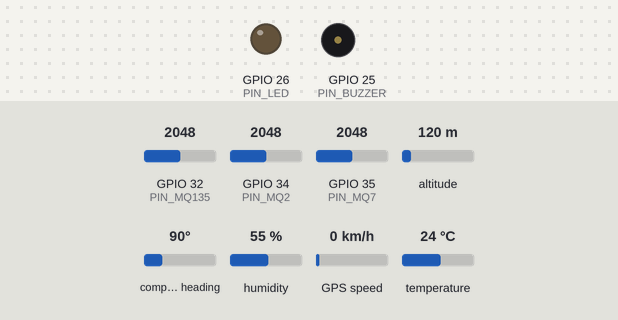
Simulated run of this sketch. Board: ESP32. Shown: output pins drawn as LEDs (lit = HIGH), buzzer (waves = sounding, pin HIGH). The test bench sets the inputs (shaded band); at power-on: GPIO 32 (PIN_MQ135) = 2048, GPIO 34 (PIN_MQ2) = 2048, GPIO 35 (PIN_MQ7) = 2048, altitude 120 m, compass heading 90°, humidity 55 %, GPS speed 0 km/h, temperature 24 °C. WiFi joins after 1.5 s; servers stay silent unless stated; uploads are accepted with an empty reply; the GPS gets a fix after 3 s at 37.7749, -122.4194 with 8 satellites; what the sketch prints to the serial monitor is not drawn.

Above: at 4.1 s.
At 5.77 s:
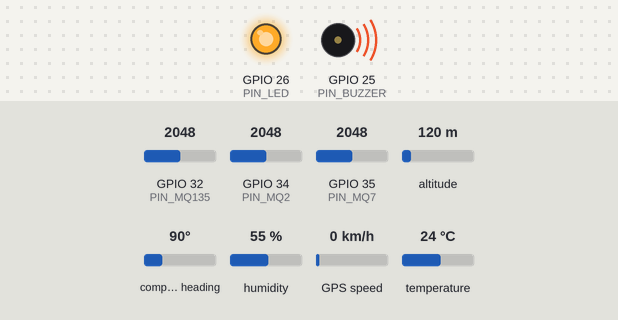
Timing chart, 0 to 6.1 s (numbered marks = the images above):
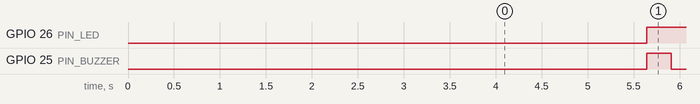

The sketch:

dht11_supabase_esp32.ino
```cpp
/*
 * ==============================================================================
 *  Project : IOT BASED SMART SAFETY HELMET FOR MINE WORKERS
 *  Board   : ESP32 Dev Module
 *  Version : 5.0 — Full Combined (DHT11 + MQ-2 + MQ-7 + MQ-135 + GPS NEO-6M)
 *
 *  SENSOR WIRING:
 *    DHT11 Data     → GPIO 4   (Digital, 10kΩ pull-up)
 *    MQ-2 AOUT      → GPIO 34  (Analog — Smoke / LPG)
 *    MQ-7 AOUT      → GPIO 35  (Analog — Carbon Monoxide)
 *    MQ-135 AOUT    → GPIO 32  (Analog — Air Quality / Toxic)
 *    GPS NEO-6M TX  → GPIO 16  (ESP32 RX2 — cross-connected!)
 *    GPS NEO-6M RX  → GPIO 17  (ESP32 TX2 — cross-connected!)
 *    Buzzer (+)     → GPIO 25  (Active Buzzer)
 *    LED (+)        → GPIO 26  (with 220Ω resistor)
 *
 *  LIBRARIES NEEDED (Arduino IDE → Library Manager):
 *    1. DHT sensor library     (by Adafruit)
 *    2. Adafruit Unified Sensor (by Adafruit)
 *    3. TinyGPSPlus            (by Mikal Hart)
 *
 *  SERIAL MONITOR: 115200 baud
 * ==============================================================================
 */

#include <WiFi.h>
#include <HTTPClient.h>
#include <WiFiClientSecure.h>
#include <DHT.h>
#include <TinyGPSPlus.h>
#include "soc/soc.h"
#include "soc/rtc_cntl_reg.h"

// =============================================
// 1. WiFi CREDENTIALS
// =============================================
const char* WIFI_SSID     = "RH-2.4G-99FC50";
const char* WIFI_PASSWORD = "44953B99FC50";

// =============================================
// 2. SUPABASE CONFIGURATION
// =============================================
const char* SUPABASE_URL = "https://srkowkuclkimtwhkiutg.supabase.co/rest/v1/helmet_telemetry";
const char* SUPABASE_KEY = "sb_publishable_kWHQSFzZEblEqWzlTwZuvg_ISGBBUCu";
const char* WORKER_ID    = "W-101";

// =============================================
// 3. PIN DEFINITIONS
// =============================================
#define PIN_DHT     4
#define DHTTYPE     DHT11

#define PIN_MQ2    34       // MQ-2  — Smoke / LPG / Flammable Gas
#define PIN_MQ7    35       // MQ-7  — Carbon Monoxide (CO)
#define PIN_MQ135  32       // MQ-135 — Air Quality / NH3 / NOx

#define GPS_RX_PIN 16       // ESP32 RX2 ← GPS TX
#define GPS_TX_PIN 17       // ESP32 TX2 → GPS RX
#define GPS_BAUD   9600

#define PIN_BUZZER 25       // Active Buzzer
#define PIN_LED    26       // Alert LED (220Ω resistor)

// =============================================
// 4. GEOFENCE — Mine Center Coordinates
// =============================================
const double MINE_CENTER_LAT    = 12.971598;
const double MINE_CENTER_LNG    = 77.594566;
const double SAFE_RADIUS_METERS = 180.0;

// =============================================
// 5. CALIBRATION & THRESHOLDS
// =============================================
const float MQ2_SCALE    = 3030.0;   // 3.3V full-scale ≈ 10,000 PPM
const float MQ7_SCALE    =   30.0;   // 3.3V full-scale ≈ 100 PPM
const float MQ135_SCALE  =   30.0;   // 3.3V full-scale ≈ 100 PPM

const float TEMP_DANGER_C      = 40.0;    // °C
const float TEMP_WARNING_C     = 35.0;    // °C
const float HUMID_DANGER       = 90.0;    // %RH
const float MQ2_DANGER_PPM     = 10000.0;
const float MQ2_WARNING_PPM    =  5000.0;
const float MQ7_DANGER_PPM     =    50.0;
const float MQ7_WARNING_PPM    =    35.0;
const float MQ135_DANGER_PPM   =    50.0;
const float MQ135_WARNING_PPM  =    25.0;

// =============================================
// 6. TIMING INTERVALS
// =============================================
const unsigned long UPLOAD_INTERVAL_MS  = 3000;   // Upload every 3 seconds
const unsigned long WIFI_CHECK_INTERVAL = 10000;  // WiFi reconnect check every 10s

// =============================================
// 7. OBJECT INSTANCES
// =============================================
DHT dht(PIN_DHT, DHTTYPE);
TinyGPSPlus gps;
HardwareSerial gpsSerial(2);   // UART2

// =============================================
// 8. STATE VARIABLES
// =============================================
unsigned long lastUploadTime     = 0;
unsigned long lastWifiCheckMs    = 0;
unsigned long buzzerPatternStart = 0;
int  uploadCount = 0;
int  failCount   = 0;
bool prevDanger  = false;

// =============================================
// HELPER: Read MQ Gas Sensor (8-sample average)
// =============================================
float readMQ(int pin, float scaleFactor) {
  long sum = 0;
  for (int i = 0; i < 8; i++) {
    sum += analogRead(pin);
    delay(2);
  }
  return (sum / 8.0) * (3.3 / 4095.0) * scaleFactor;
}

// =============================================
// HELPER: Haversine Distance (meters)
// =============================================
double calculateDistanceMeters(double lat1, double lon1, double lat2, double lon2) {
  const double R = 6371000.0;
  double dLat = (lat2 - lat1) * DEG_TO_RAD;
  double dLon = (lon2 - lon1) * DEG_TO_RAD;
  double a = sin(dLat / 2.0) * sin(dLat / 2.0) +
             cos(lat1 * DEG_TO_RAD) * cos(lat2 * DEG_TO_RAD) *
             sin(dLon / 2.0) * sin(dLon / 2.0);
  return R * 2.0 * atan2(sqrt(a), sqrt(1.0 - a));
}

// =============================================
// HELPER: Determine Alert Level
// =============================================
String buildAlertLevel(float temp, float humid, float mq2, float mq7, float mq135, bool geofenceBreach) {
  if (temp >= TEMP_DANGER_C || humid >= HUMID_DANGER ||
      mq2 >= MQ2_DANGER_PPM || mq7 >= MQ7_DANGER_PPM ||
      mq135 >= MQ135_DANGER_PPM || geofenceBreach) {
    return "DANGER";
  }
  if (temp >= TEMP_WARNING_C || mq2 >= MQ2_WARNING_PPM ||
      mq7 >= MQ7_WARNING_PPM || mq135 >= MQ135_WARNING_PPM) {
    return "WARNING";
  }
  return "SAFE";
}

// =============================================
// BUZZER: Rapid Double-Beep Pattern (DANGER)
// =============================================
void runDangerBuzzerPattern() {
  unsigned long phase = (millis() - buzzerPatternStart) % 1500;
  // ON 120ms → OFF 100ms → ON 120ms → OFF 1160ms
  if (phase < 120 || (phase >= 220 && phase < 340)) {
    digitalWrite(PIN_BUZZER, HIGH);
  } else {
    digitalWrite(PIN_BUZZER, LOW);
  }
}

// =============================================
// BUZZER + LED: Handle Alert Output
// =============================================
void handleBuzzerAndLED(const String& alertLevel) {
  if (alertLevel == "DANGER") {
    digitalWrite(PIN_LED, HIGH);
    runDangerBuzzerPattern();
  } else if (alertLevel == "WARNING") {
    digitalWrite(PIN_LED, HIGH);
    unsigned long phase = (millis() - buzzerPatternStart) % 2000;
    digitalWrite(PIN_BUZZER, (phase < 200) ? HIGH : LOW);
  } else {
    digitalWrite(PIN_LED, LOW);
    digitalWrite(PIN_BUZZER, LOW);
  }
}

// =============================================
// SUPABASE: Send Telemetry Payload
// =============================================
bool sendToSupabase(float temp, float humid, float mq2, float mq7, float mq135,
                    double lat, double lng, bool gpsFix, int sats, float hdop,
                    const String& alertLevel) {
  if (WiFi.status() != WL_CONNECTED) {
    Serial.println("[Supabase] Skipped — WiFi not connected.");
    return false;
  }

  WiFiClientSecure client;
  client.setInsecure();
  client.setTimeout(12);

  HTTPClient http;
  bool beginOk = http.begin(client, SUPABASE_URL);
  if (!beginOk) {
    http.begin(SUPABASE_URL);
  }
  http.setTimeout(10000);

  // Supabase required headers
  http.addHeader("Content-Type",  "application/json");
  http.addHeader("apikey",        SUPABASE_KEY);
  http.addHeader("Authorization", String("Bearer ") + SUPABASE_KEY);
  http.addHeader("Prefer",        "return=minimal");

  // Build JSON telemetry payload
  String body = "{";
  body += "\"worker_id\":\""    + String(WORKER_ID)                      + "\",";
  body += "\"temperature\":"    + String(temp, 2)                        + ",";
  body += "\"humidity\":"       + String(humid, 2)                       + ",";
  body += "\"mq2_smoke\":"      + String(mq2, 2)                        + ",";
  body += "\"mq7_co\":"         + String(mq7, 2)                        + ",";
  body += "\"mq135_air\":"      + String(mq135, 2)                      + ",";
  body += "\"mq3_gas\":0.05,";                                            // Legacy column safe constant
  body += "\"latitude\":"       + String(lat, 6)                         + ",";
  body += "\"longitude\":"      + String(lng, 6)                         + ",";
  body += "\"gps_fix\":"        + String(gpsFix ? "true" : "false")      + ",";
  body += "\"gps_satellites\":" + String(sats)                           + ",";
  body += "\"gps_hdop\":"       + String(hdop, 1)                        + ",";
  body += "\"accel_total\":1.0,";                                         // Placeholder (no MPU in this build)
  body += "\"is_fall\":false,";                                           // Placeholder
  body += "\"inactivity_secs\":0,";                                       // Placeholder
  body += "\"alert_level\":\""  + alertLevel                             + "\"";
  body += "}";

  int httpCode = http.POST(body);

  if (httpCode >= 200 && httpCode < 300) {
    Serial.printf("[Supabase] ✅ Success (HTTP %d)\n", httpCode);
    http.end();
    return true;
  }

  if (httpCode > 0) {
    String response = http.getString();
    Serial.printf("[Supabase] ❌ FAILED (HTTP %d): %s\n", httpCode, response.c_str());
  } else {
    Serial.printf("[Supabase] ❌ Network Error: %s\n", http.errorToString(httpCode).c_str());
  }

  http.end();
  return false;
}

// =============================================
// WiFi CONNECT (with Google DNS Fallback)
// =============================================
void connectWiFi() {
  Serial.printf("\n[WiFi] Connecting to: %s\n", WIFI_SSID);
  WiFi.mode(WIFI_STA);

  // Google Public DNS — prevents hotspot/router DNS failures
  IPAddress dns1(8, 8, 8, 8);
  IPAddress dns2(8, 8, 4, 4);
  WiFi.config(INADDR_NONE, INADDR_NONE, INADDR_NONE, dns1, dns2);

  WiFi.begin(WIFI_SSID, WIFI_PASSWORD);

  int timeout = 0;
  while (WiFi.status() != WL_CONNECTED && timeout < 30) {
    delay(500);
    Serial.print(".");
    timeout++;
  }
  Serial.println();

  if (WiFi.status() == WL_CONNECTED) {
    Serial.printf("[WiFi] ✅ Connected! IP: %s\n", WiFi.localIP().toString().c_str());
  } else {
    Serial.println("[WiFi] ❌ Connection failed — will retry in loop.");
  }
}

// =============================================================
// SETUP
// =============================================================
void setup() {
  WRITE_PERI_REG(RTC_CNTL_BROWN_OUT_REG, 0);  // Disable brownout detector
  Serial.begin(115200);
  delay(1000);

  Serial.println("\n╔═══════════════════════════════════════════════════╗");
  Serial.println("║  SMART HELMET v5.0 — Full Combined Firmware       ║");
  Serial.println("║  DHT11 + MQ-2 + MQ-7 + MQ-135 + GPS NEO-6M       ║");
  Serial.println("║  → Supabase Cloud + Geofencing + Alerts           ║");
  Serial.println("╚═══════════════════════════════════════════════════╝\n");

  // Actuators
  pinMode(PIN_BUZZER, OUTPUT);
  pinMode(PIN_LED,    OUTPUT);
  digitalWrite(PIN_BUZZER, LOW);
  digitalWrite(PIN_LED,    LOW);

  // DHT11
  dht.begin();
  Serial.println("[Init] ✅ DHT11 on GPIO 4");

  // Gas Sensors (analog — no init needed)
  Serial.println("[Init] ✅ MQ-2 on GPIO 34 | MQ-7 on GPIO 35 | MQ-135 on GPIO 32");

  // GPS NEO-6M on UART2
  gpsSerial.begin(GPS_BAUD, SERIAL_8N1, GPS_RX_PIN, GPS_TX_PIN);
  Serial.printf("[Init] ✅ GPS NEO-6M on RX2=GPIO%d, TX2=GPIO%d @ %d baud\n",
                GPS_RX_PIN, GPS_TX_PIN, GPS_BAUD);
  Serial.println("[Init]    GPS needs clear sky — take outdoors for satellite lock!");

  // Buzzer + LED
  Serial.println("[Init] ✅ Buzzer on GPIO 25 | LED on GPIO 26");

  // WiFi
  connectWiFi();

  // Timers
  buzzerPatternStart = millis();
  lastUploadTime     = millis();
  lastWifiCheckMs    = millis();

  Serial.println("\n[Init] 🚀 Boot complete. Entering monitoring loop...\n");
  Serial.println("═══════════════════════════════════════════════════════");
}

// =============================================================
// MAIN LOOP
// =============================================================
void loop() {

  // ── 1. Feed GPS stream to TinyGPSPlus parser (non-blocking) ──
  while (gpsSerial.available() > 0) {
    gps.encode(gpsSerial.read());
  }

  // ── 2. WiFi auto-reconnect every 10 seconds ──
  if (millis() - lastWifiCheckMs >= WIFI_CHECK_INTERVAL) {
    lastWifiCheckMs = millis();
    if (WiFi.status() != WL_CONNECTED) {
      Serial.println("[WiFi] ⚠️ Disconnected — reconnecting...");
      WiFi.disconnect();
      WiFi.begin(WIFI_SSID, WIFI_PASSWORD);
    }
  }

  // ── 3. Keep buzzer running between uploads if DANGER ──
  if (prevDanger) {
    runDangerBuzzerPattern();
  }

  // ── 4. Telemetry Read & Upload (every 3 seconds) ──
  if (millis() - lastUploadTime >= UPLOAD_INTERVAL_MS) {
    lastUploadTime = millis();

    // ─── Read DHT11 ───
    float temperature = dht.readTemperature();
    float humidity    = dht.readHumidity();
    if (isnan(temperature)) temperature = 27.5;  // Fallback if read fails
    if (isnan(humidity))    humidity    = 60.0;

    // ─── Read Gas Sensors ───
    float mq2PPM   = readMQ(PIN_MQ2,   MQ2_SCALE);
    float mq7PPM   = readMQ(PIN_MQ7,   MQ7_SCALE);
    float mq135PPM = readMQ(PIN_MQ135, MQ135_SCALE);

    // ─── Read GPS ───
    double latitude  = MINE_CENTER_LAT;   // Fallback coordinates
    double longitude = MINE_CENTER_LNG;
    bool   gpsFix    = false;
    int    gpsSats   = 0;
    float  gpsHDOP   = 99.9;

    if (gps.location.isValid() && gps.location.age() < 5000) {
      gpsFix    = true;
      latitude  = gps.location.lat();
      longitude = gps.location.lng();
    }
    if (gps.satellites.isValid()) gpsSats = gps.satellites.value();
    if (gps.hdop.isValid())       gpsHDOP = gps.hdop.hdop();

    // ─── Geofence Check ───
    double distFromBase = calculateDistanceMeters(
      latitude, longitude, MINE_CENTER_LAT, MINE_CENTER_LNG
    );
    bool isGeofenceBreached = gpsFix && (distFromBase > SAFE_RADIUS_METERS);

    // ─── Determine Alert Level ───
    String alertLevel = buildAlertLevel(temperature, humidity, mq2PPM, mq7PPM, mq135PPM, isGeofenceBreached);

    // ─── Buzzer + LED ───
    handleBuzzerAndLED(alertLevel);
    prevDanger = (alertLevel == "DANGER");

    // ─── Send to Supabase ───
    bool ok = sendToSupabase(temperature, humidity, mq2PPM, mq7PPM, mq135PPM,
                             latitude, longitude, gpsFix, gpsSats, gpsHDOP,
                             alertLevel);

    if (ok) uploadCount++; else failCount++;

    // ─── Print Summary to Serial Monitor ───
    Serial.println("─────────────────────────────────────────────────────");
    Serial.printf("[Sensors] Temp: %.1f°C | Hum: %.1f%% | MQ-2: %.0f PPM | MQ-7: %.1f PPM | MQ-135: %.1f PPM\n",
                  temperature, humidity, mq2PPM, mq7PPM, mq135PPM);

    // GPS Status
    Serial.printf("[GPS]     Chars: %lu | Sentences: %lu | Fix: %s\n",
                  gps.charsProcessed(), gps.sentencesWithFix(),
                  gpsFix ? "YES ✅" : "NO ⏳");

    if (gpsFix) {
      Serial.printf("[GPS]     Lat: %.6f | Lng: %.6f | Sats: %d | HDOP: %.1f\n",
                    latitude, longitude, gpsSats, gpsHDOP);
      Serial.printf("[GPS]     Distance from mine center: %.1f m | Geofence: %s\n",
                    distFromBase, isGeofenceBreached ? "⚠️ BREACHED!" : "✅ INSIDE");
    } else {
      if (gps.charsProcessed() < 10) {
        Serial.println("[GPS]     ⚠️ NO DATA — Check wiring: GPS TX → ESP32 GPIO 16");
      } else {
        Serial.println("[GPS]     ⏳ Receiving data, waiting for satellite lock (go outdoors)...");
      }
      Serial.println("[GPS]     Using fallback coordinates (mine center).");
    }

    // Overall Status
    Serial.printf("[Status]  Alert: %s | Supabase: %s | Uploads: %d OK / %d Fail\n",
                  alertLevel.c_str(), ok ? "✅" : "❌", uploadCount, failCount);
    Serial.println("─────────────────────────────────────────────────────\n");
  }
}
```

Measured:
- by itself, GPIO 26 (PIN_LED): LOW → HIGH at 5.6 s
- by itself, GPIO 25 (PIN_BUZZER): repeats every 3.0 s: LOW 1.2 s, HIGH 0.12 s, LOW 0.10 s, HIGH 0.12 s, LOW 1.2 s, HIGH 0.35 s
- by itself, everything shown: repeats every 3.0 s, in 6 steps
